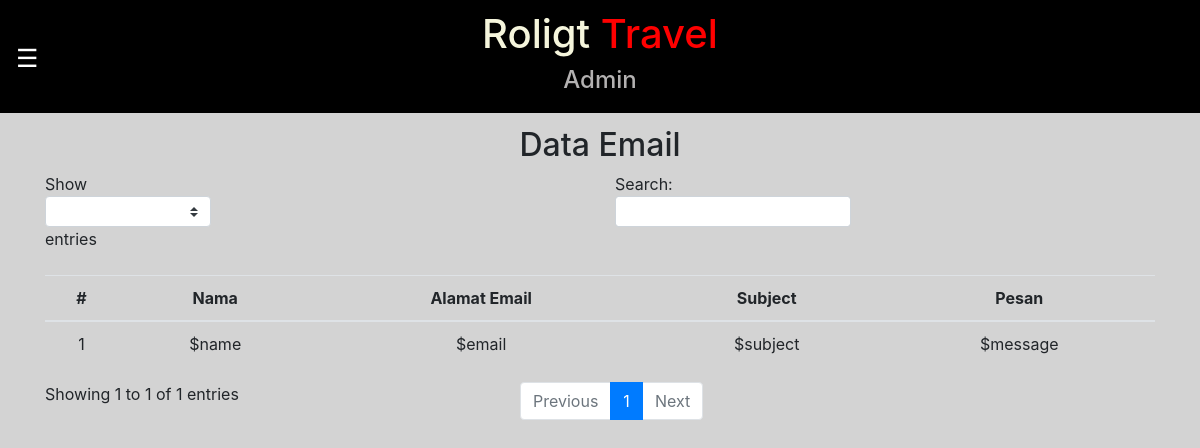
Page /admin/dataEmail.php on the committed database.
### tables this page shows
CREATE TABLE `tb_email` (
  `name` varchar(100) NOT NULL,
  `address` varchar(100) NOT NULL,
  `subject` varchar(100) NOT NULL,
  `message` varchar(200) NOT NULL
);

### admin/dataEmail.php (the view, shortened to what this page needs)
<?php
    include '../helper/connection.php';
?>
<html>
    <head>
        <link rel="stylesheet" href="https://stackpath.bootstrapcdn.com/bootstrap/4.1.3/css/bootstrap.min.css">
        <link rel="stylesheet" href="../css/dataStyle.css">
        <link rel="stylesheet" href="../css/navStyle.css">
    </head>
    <body>
        <main class="container" role="main" id="main">
            <div class="header fixed-top" id="header">
                <h1 id="judul1">Roligt
                    <span id="judul2">Travel</span>
                </h1>
                <h4 id="sub-judul">Admin</h4>
                <div id="nav">
                    <span style="font-size:25px;cursor:pointer" onclick="openNav()">&#9776;</span>
                </div>
            </div>
            <div class="container-table" id="data">
                <h2 class="mt-3 text-center">Data Email</h2>
                    <table id="email" class="table table-stripped text-center mt-3" style="width:100%">
                        <thead>
                            <tr>
                                <th>#</th>
                                <th>Nama</th>
                                <th>Alamat Email</th>
                                <th>Subject</th>
                                <th>Pesan</th>
                            </tr>
                        </thead>
                        <tbody>
                        <?php
                        $query = "SELECT * FROM tb_email";
                        $result = mysqli_query($con, $query);
                        if (mysqli_num_rows($result) > 0){
                            $index = 1;
                            while($row = mysqli_fetch_assoc($result)){
                                echo "
                                <tr>
                                    <td>" . $index++ . "</td>
                                    <td>" .$row["name"]. "</td>
                                    <td>" .$row["address"]. "</td>
                                    <td>" .$row["subject"]. "</td>
                                    <td>" .$row["message"]. "</td>
                                </tr>
                                ";
                            }
                        }
                        ?>
                        </tbody>
                    </table>
            </div>
        </main>
    </body>
</html>

### css/dataStyle.css (style rules this page uses)
body { padding-top: 5rem; background-color: lightgray; }
.header { background-color: black; position: fixed; width: 100%; height: auto; padding: 10px; }
h1#judul1 { color: beige; text-align: center; }
span#judul2 { color: red; text-align: center; }
h4#sub-judul { color: rgb(179, 177, 177); text-align: center; }
h2.mt-3 { padding-top: 30px; }

### css/navStyle.css (style rules this page uses)
#nav { color: white; position: absolute; top: 40px; left: 16px; }

### rows in the picture
tb_email: name "$name", address "$email", subject "$subject", message "$message"
